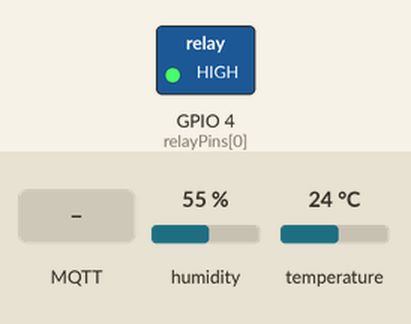
A sketch run on a simulated ESP32. On the bench: switched loads named in the sketch (green lamp = pin HIGH). Inputs (shaded band) come from the test bench; at power-on: humidity 55 %, temperature 24 °C. WiFi joins after 1.5 s; servers stay silent unless stated; random numbers use the default seed unless the sketch sets one; no MQTT or app messages arrive unless stated; what the sketch prints to the serial monitor is not drawn.

Above: at 2.7 s.
2.8 s: MQTT message "ON" arrives on the first subscribed topic
At 3.4 s:
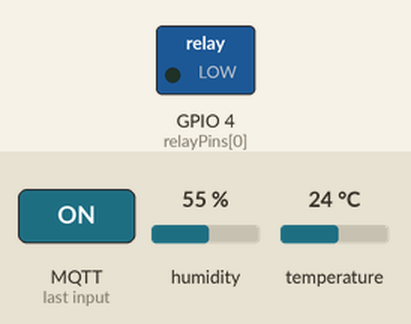
4.3 s: MQTT message "warehouse/all/auto" arrives on the first subscribed topic
At 4.6 s:
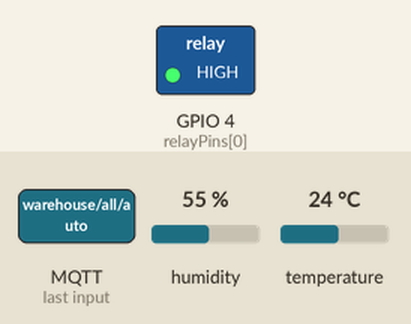
Timing chart, 0 to 7.3 s (numbered marks = the images above; inputs shaded):
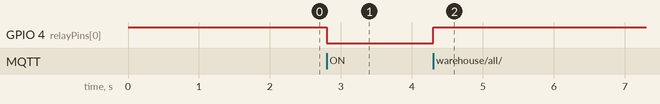

Measured:
- after the input at 2.8 s, GPIO 4 (relayPins[0]): HIGH → LOW at once
- after the input at 4.3 s, GPIO 4 (relayPins[0]): LOW → HIGH at once

The sketch:

esp-3.ino
```cpp
#include <WiFi.h>
#include <PubSubClient.h>
#include <DHT.h>

// ── PIN ТОДОРХОЙЛОЛТ ──
#define DHTPIN1  13
#define DHTTYPE  DHT11

DHT dht1(DHTPIN1, DHTTYPE);

// ── NETWORK ──
const char* ssid        = "gcllc14";
const char* password    = "qcqcqcqc";
const char* mqtt_server = "broker.hivemq.com";

// ── RELAY / WAREHOUSE ──
const int relayPins[] = {4};
const int wh_ids[]    = {5};
const int numRelays   = 1;

// ── АВТО ЦИКЛ ТОХИРГОО ──
const unsigned long CYCLE_ON_MS  = 30UL * 60 * 1000;
const unsigned long CYCLE_OFF_MS =  5UL * 60 * 1000;

bool          autoCycleEnabled[1] = {false};
bool          cyclePhaseOn[1]     = {true};
unsigned long cycleStartTime[1]   = {0};

float lastTemp     = 0;
float lastHumidity = 0;

WiFiClient   espClient;
PubSubClient client(espClient);

// ──────────────────────────────────────────────
void setRelay(int i, bool on) {
  digitalWrite(relayPins[i], on ? LOW : HIGH);
}
bool getRelay(int i) {
  return digitalRead(relayPins[i]) == LOW;
}

void publishAutoStatus(int i) {
  if (!client.connected()) return;
  String base = "warehouse/" + String(wh_ids[i]);
  if (!autoCycleEnabled[i]) {
    client.publish((base + "/auto_status").c_str(), "MANUAL", true);
    return;
  }
  unsigned long elapsed = millis() - cycleStartTime[i];
  unsigned long limit   = cyclePhaseOn[i] ? CYCLE_ON_MS : CYCLE_OFF_MS;
  unsigned long remain  = elapsed < limit ? limit - elapsed : 0;
  char buf[32];
  snprintf(buf, sizeof(buf), "AUTO|%s|%lum%02lus",
    cyclePhaseOn[i] ? "ON" : "OFF",
    remain / 60000,
    (remain % 60000) / 1000
  );
  client.publish((base + "/auto_status").c_str(), buf, true);
}

void publishAllStatus() {
  client.publish("warehouse/system/esp3_status", "ONLINE", true);

  String base = "warehouse/5";
  client.publish((base + "/status").c_str(), getRelay(0) ? "ON" : "OFF", true);
  if (lastTemp > 0) {
    client.publish((base + "/temp").c_str(),     String(lastTemp).c_str(),     true);
    client.publish((base + "/humidity").c_str(), String(lastHumidity).c_str(), true);
  }
  publishAutoStatus(0);
}

void startAutoCycle(int i) {
  autoCycleEnabled[i] = true;
  cyclePhaseOn[i]     = true;
  cycleStartTime[i]   = millis();
  setRelay(i, true);
  if (client.connected()) {
    String base = "warehouse/" + String(wh_ids[i]);
    client.publish((base + "/status").c_str(), "ON", true);
    publishAutoStatus(i);
  }
  Serial.println("WH" + String(wh_ids[i]) + " AUTO START → 30min ON");
}

void stopAutoCycle(int i) {
  autoCycleEnabled[i] = false;
  if (client.connected()) publishAutoStatus(i);
  Serial.println("WH" + String(wh_ids[i]) + " AUTO STOP → MANUAL mode");
}

void handleAutoCycle(int i) {
  if (!autoCycleEnabled[i]) return;
  unsigned long elapsed = millis() - cycleStartTime[i];

  if (cyclePhaseOn[i] && elapsed >= CYCLE_ON_MS) {
    cyclePhaseOn[i]   = false;
    cycleStartTime[i] = millis();
    setRelay(i, false);
    Serial.println("WH" + String(wh_ids[i]) + " AUTO → OFF phase (5min rest)");
    if (client.connected()) {
      String base = "warehouse/" + String(wh_ids[i]);
      client.publish((base + "/status").c_str(), "OFF", true);
      publishAutoStatus(i);
    }
  } else if (!cyclePhaseOn[i] && elapsed >= CYCLE_OFF_MS) {
    cyclePhaseOn[i]   = true;
    cycleStartTime[i] = millis();
    setRelay(i, true);
    Serial.println("WH" + String(wh_ids[i]) + " AUTO → ON phase (30min)");
    if (client.connected()) {
      String base = "warehouse/" + String(wh_ids[i]);
      client.publish((base + "/status").c_str(), "ON", true);
      publishAutoStatus(i);
    }
  }
}

// ──────────────────────────────────────────────
void callback(char* topic, byte* payload, unsigned int length) {
  String message = "";
  for (unsigned int i = 0; i < length; i++) message += (char)payload[i];
  String topicStr = String(topic);
  Serial.println("[MQTT] " + topicStr + " → " + message);

  if (topicStr == "warehouse/all/auto") {
    if (message == "ON") startAutoCycle(0);
    else                 stopAutoCycle(0);
    return;
  }

  if (topicStr == "warehouse/all/control") {
    if (autoCycleEnabled[0]) stopAutoCycle(0);
    setRelay(0, message == "ON");
    publishAllStatus();
    return;
  }

  if (topicStr == "warehouse/system/request_update") {
    publishAllStatus();
    return;
  }

  if (topicStr == "warehouse/5/auto") {
    if (message == "ON") startAutoCycle(0);
    else                 stopAutoCycle(0);
    return;
  }

  if (topicStr == "warehouse/5/control") {
    if (autoCycleEnabled[0]) stopAutoCycle(0);
    setRelay(0, message == "ON");
    client.publish("warehouse/5/status", message == "ON" ? "ON" : "OFF", true);
    Serial.println("WH5 MANUAL → " + message);
  }
}

// ──────────────────────────────────────────────
void setup_wifi() {
  delay(10);
  Serial.print("WiFi connecting: "); Serial.println(ssid);
  WiFi.begin(ssid, password);
  while (WiFi.status() != WL_CONNECTED) { delay(500); Serial.print("."); }
  Serial.println("\nWiFi OK — " + WiFi.localIP().toString());
}

void reconnect() {
  while (!client.connected()) {
    Serial.print("MQTT...");
    String cid = "ESP32-Node3-" + String(random(0, 9999));
    if (client.connect(cid.c_str(), "warehouse/system/esp3_status", 1, true, "OFFLINE")) {
      Serial.println(" connected!");
      client.publish("warehouse/system/esp3_status", "ONLINE", true);

      client.subscribe("warehouse/5/control");
      client.subscribe("warehouse/5/auto");
      client.subscribe("warehouse/all/control");
      client.subscribe("warehouse/all/auto");
      client.subscribe("warehouse/system/request_update");

      publishAllStatus();
    } else {
      Serial.print(" fail rc="); Serial.println(client.state());
      delay(5000);
    }
  }
}

// ──────────────────────────────────────────────
void setup() {
  Serial.begin(115200);
  dht1.begin();

  pinMode(relayPins[0], OUTPUT);
  setRelay(0, false);

  setup_wifi();
  client.setServer(mqtt_server, 1883);
  client.setCallback(callback);
}

// ──────────────────────────────────────────────
unsigned long lastSensor  = 0;
unsigned long lastAutoLog = 0;

void loop() {
  if (!client.connected()) reconnect();
  client.loop();

  handleAutoCycle(0);

  if (millis() - lastSensor > 5000) {
    lastSensor = millis();

    float t1 = dht1.readTemperature(), h1 = dht1.readHumidity();
    if (!isnan(t1) && !isnan(h1)) {
      lastTemp = t1; lastHumidity = h1;
      client.publish("warehouse/5/temp",     String(t1).c_str(), true);
      client.publish("warehouse/5/humidity", String(h1).c_str(), true);
      Serial.println("WH5: " + String(t1) + "°C  " + String(h1) + "%");
    } else Serial.println("WH5: DHT read failed");
  }

  if (millis() - lastAutoLog > 60000) {
    lastAutoLog = millis();
    if (autoCycleEnabled[0]) publishAutoStatus(0);
  }
}
```
